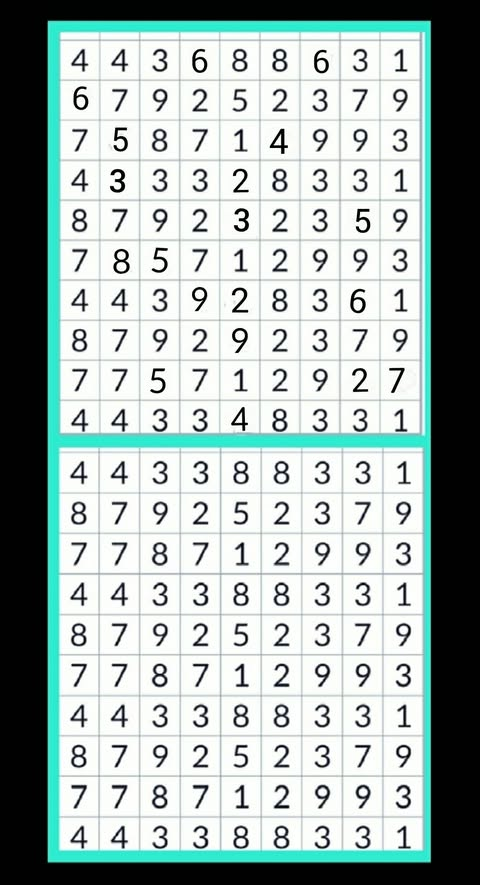
#> input picture spot_the_difference/validation_dataset/puzzle_06.jpg, 480 x 885 px, found by its file name
$ python scratch_ocr.py
#> lines starting #> are read from the running program, lines starting #| are printed output that depends on the picture; after the words box and inside, x2 and y2 are one past the last pixel; in counts of white or black regions, pixels touching at a corner belong together
import cv2
import numpy as np
import pytesseract
import re
from PIL import Image
from pathlib import Path

SCRIPT_DIR = Path(__file__).resolve().parent
img = cv2.imread(str(SCRIPT_DIR / "validation_dataset/puzzle_06.jpg"))
#> img is the input picture: shape (885, 480, 3); mean B, G, R 172.3, 175.1, 161.5

# Slicing
h, w = img.shape[:2]
#> h = 885; w = 480
sep = h // 2
#> sep = 442
img_a, img_b = img[:sep], img[sep:]
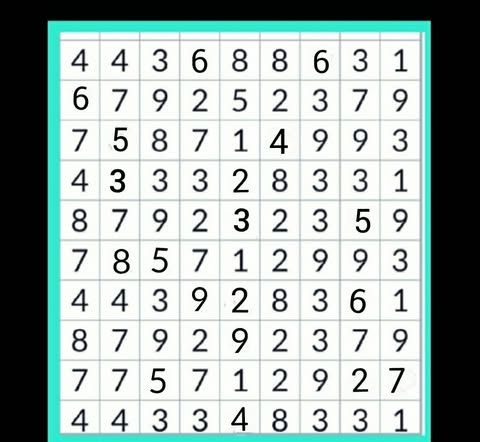
#> img_a: shape (442, 480, 3); mean B, G, R 172, 175.2, 161.4
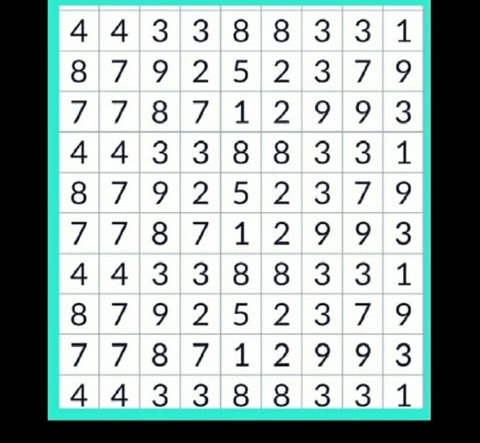
#> img_b: shape (443, 480, 3); mean B, G, R 172.6, 175.1, 161.7

def debug_ocr(img_bgr, name):
#> called with name = 'img_a'
    gray   = cv2.cvtColor(img_bgr, cv2.COLOR_BGR2GRAY)
    gray   = cv2.GaussianBlur(gray, (3, 3), 0)
    binary = cv2.adaptiveThreshold(gray, 255,
                                   cv2.ADAPTIVE_THRESH_GAUSSIAN_C,
                                   cv2.THRESH_BINARY, 15, 8)
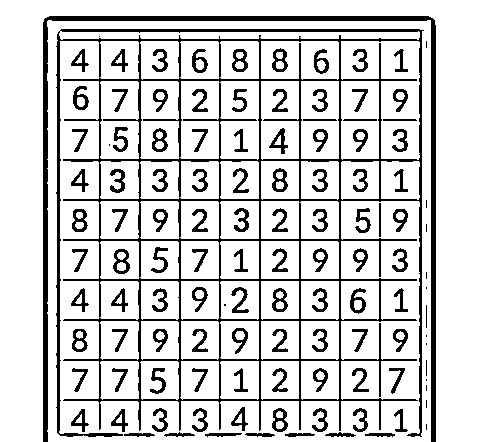
#> binary: shape (442, 480); 82% white; 119 black regions (15 under 20 px)
    if np.mean(binary) < 128:
        binary = cv2.bitwise_not(binary)

    # Let's crop grid content
    PAD = 4
    cnts, _ = cv2.findContours(cv2.bitwise_not(binary),
                                cv2.RETR_EXTERNAL, cv2.CHAIN_APPROX_SIMPLE)
#> cnts = 50 contours, 13 with area under 20; largest, box (x1, y1, x2, y2) and area: (56, 29, 424, 437) 107772, (43, 16, 436, 442) 4862, (272, 408, 288, 432) 264, (72, 209, 88, 232) 264, (72, 329, 88, 352) 263
    if cnts:
        largest = max(cnts, key=cv2.contourArea)
#> largest = contour of 374 points, box (x1, y1, x2, y2) (56, 29, 424, 437), area 107772
        x, y, cw, ch = cv2.boundingRect(largest)
#> x = 56; y = 29; cw = 368; ch = 408
        print(f"[{name}] bounding rect: {x}, {y}, {cw}, {ch} (img w={w}, h={h//2})")
#| [img_a] bounding rect: 56, 29, 368, 408 (img w=480, h=442)
        if cw > w * 0.7 and ch > (h//2) * 0.7:
            x1 = max(0,   x  + PAD)
#> x1 = 60
            y1 = max(0,   y  + PAD)
#> y1 = 33
            x2 = min(w,   x  + cw - PAD)
#> x2 = 420
            y2 = min(h//2,   y  + ch - PAD)
#> y2 = 433
            cropped = binary[y1:y2, x1:x2]
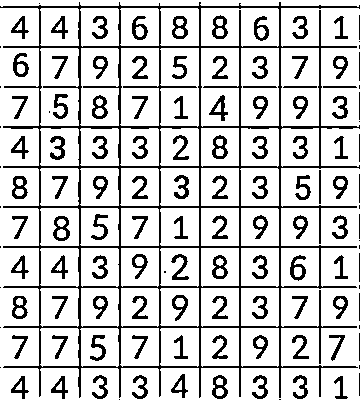
#> cropped: shape (400, 360); 80.6% white; black in thin lines or dots
            print(f"[{name}] Crop: ({x1},{y1}) -> ({x2},{y2})")
#| [img_a] Crop: (60,33) -> (420,433)
        else:
            print(f"[{name}] Bounding rect not large enough")
            cropped = binary[PAD:h//2-PAD, PAD:w-PAD]
    else:
        cropped = binary[PAD:h//2-PAD, PAD:w-PAD]

    cfg  = "--psm 6 -c tessedit_char_whitelist=0123456789"
    text = pytesseract.image_to_string(Image.fromarray(cropped), config=cfg).strip()
    print(f"[{name}] Raw OCR text:\n{text}\n")

print("DEBUG OCR FOR PUZZLE 6:")
debug_ocr(img_a, "img_a")
#> (the call stopped at in debug_ocr, `text = pytesseract.image_to_string(Image.fromarray(cropped), config=cf..`: pytesseract is not available in this run)
debug_ocr(img_b, "img_b")
#> call 2 of debug_ocr, with name = 'img_b'
#> in debug_ocr (call 2), `gray   = cv2.GaussianBlur(gray, (3, 3), 0)`:
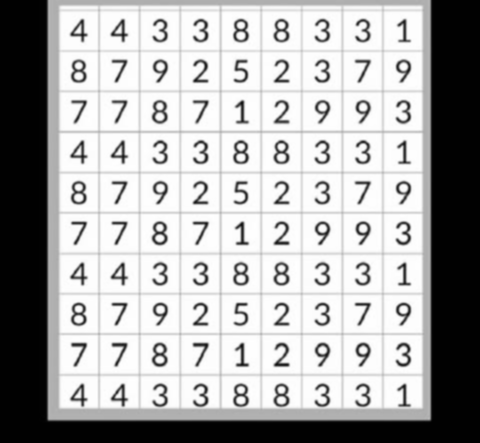
#> gray: shape (443, 480); min 1, max 255, mean 170.9
#> in debug_ocr (call 2), `binary = cv2.adaptiveThreshold(gray, 255, cv2.ADAPTIVE_THRESH_GAUSSIAN..`:
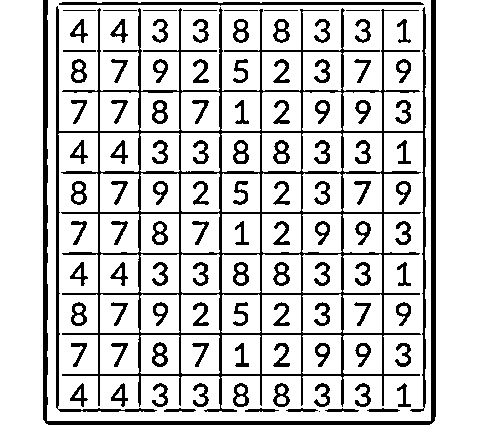
#> binary: shape (443, 480); 81.9% white; 107 black regions (1 under 20 px)
#> in debug_ocr (call 2), `cnts, _ = cv2.findContours(cv2.bitwise_not(binary), cv2.RETR_EXTERNAL,..`: cnts = 56 contours, 8 with area under 20; largest, box (x1, y1, x2, y2) and area: (56, 6, 426, 412) 88246, (43, 0, 436, 425) 4373, (59, 2, 424, 6) 708, (233, 383, 249, 407) 273, (71, 181, 87, 205) 273
#> in debug_ocr (call 2), `largest = max(cnts, key=cv2.contourArea)`: largest = contour of 574 points, box (x1, y1, x2, y2) (56, 6, 426, 412), area 88246
#> in debug_ocr (call 2), `x, y, cw, ch = cv2.boundingRect(largest)`: y = 6; cw = 370; ch = 406
#| [img_b] bounding rect: 56, 6, 370, 406 (img w=480, h=442)
#> in debug_ocr (call 2), `y1 = max(0,   y  + PAD)`: y1 = 10
#> in debug_ocr (call 2), `x2 = min(w,   x  + cw - PAD)`: x2 = 422
#> in debug_ocr (call 2), `y2 = min(h//2,   y  + ch - PAD)`: y2 = 408
#> in debug_ocr (call 2), `cropped = binary[y1:y2, x1:x2]`:
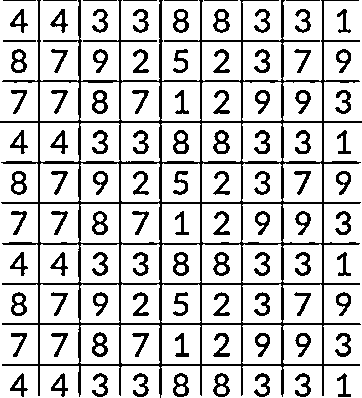
#> cropped: shape (398, 362); 80.2% white; 99 black regions, largest, box (x1, y1, x2, y2) and area: (0, 0, 362, 398) 13658, (92, 332, 108, 357) 210, (92, 90, 108, 114) 205
#| [img_b] Crop: (60,10) -> (422,408)
#> (the call stopped at in debug_ocr, `text = pytesseract.image_to_string(Image.fromarray(cropped), config=cf..`: pytesseract is not available in this run)

$ run again, with spot_the_difference/validation_dataset/puzzle_02.jpg copied over spot_the_difference/validation_dataset/puzzle_06.jpg
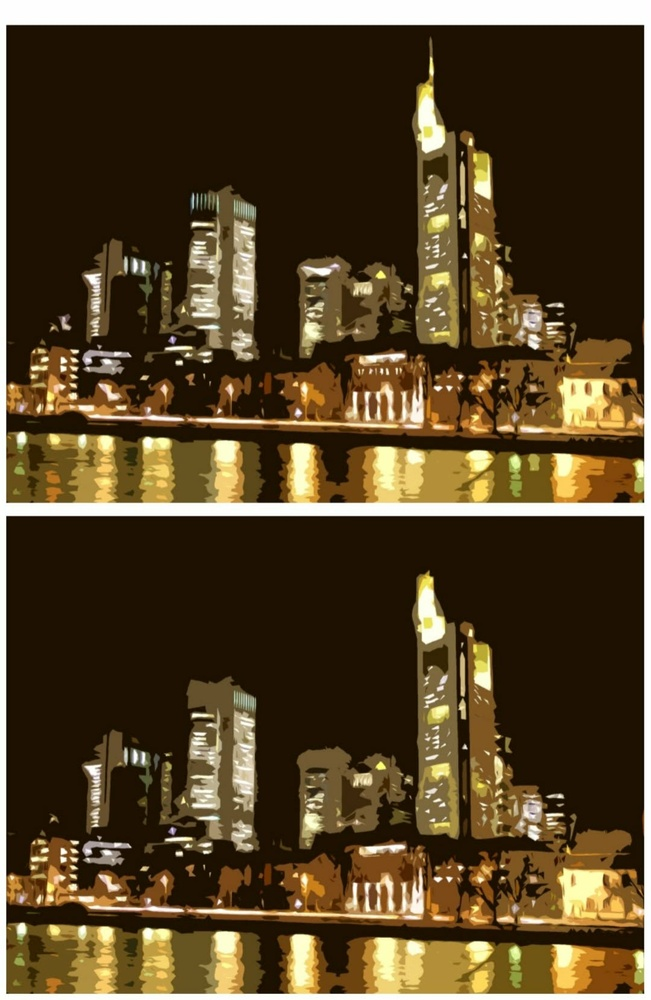
#> input picture spot_the_difference/validation_dataset/puzzle_02.jpg, 651 x 1000 px, shrunk from 1080 x 1659 before the run, found by its file name
#> img is the input picture: shape (1000, 651, 3); mean B, G, R 40, 67.8, 85.3
#> in debug_ocr, `binary = cv2.adaptiveThreshold(gray, 255, cv2.ADAPTIVE_THRESH_GAUSSIAN..`:
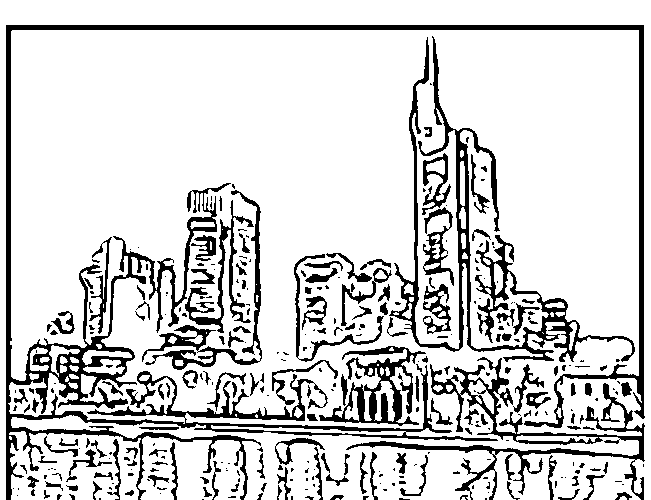
#> binary: shape (500, 651); 83% white; 325 black regions (180 under 20 px)
#> cnts = 321 contours, 221 with area under 20; largest, box (x1, y1, x2, y2) and area: (6, 25, 645, 500) 18434, (389, 36, 635, 362) 7207, (346, 357, 645, 500) 4795, (319, 346, 426, 426) 3146, (142, 190, 262, 370) 1876
#> largest = contour of 2468 points, box (x1, y1, x2, y2) (6, 25, 645, 500), area 18434
#> x = 6; y = 25; cw = 639; ch = 475
#| [img_a] bounding rect: 6, 25, 639, 475 (img w=651, h=500)
#> x1 = 10
#> y1 = 29
#> x2 = 641
#> y2 = 496
#> cropped: shape (467, 631); 83.3% white; 327 black regions (180 under 20 px), largest, box (x1, y1, x2, y2) and area: (379, 7, 625, 333) 7752, (0, 336, 488, 467) 6557, (0, 154, 221, 385) 5616
#| [img_a] Crop: (10,29) -> (641,496)
#> binary: shape (500, 651); 82.2% white; 288 black regions (156 under 20 px)
#> cnts = 267 contours, 190 with area under 20; largest, box (x1, y1, x2, y2) and area: (6, 16, 645, 494) 19632, (389, 68, 635, 353) 16822, (347, 348, 645, 494) 10762, (319, 365, 420, 417) 2239, (141, 180, 262, 361) 2135
#> largest = contour of 3169 points, box (x1, y1, x2, y2) (6, 16, 645, 494), area 19632
#> y = 16; ch = 478
#| [img_b] bounding rect: 6, 16, 639, 478 (img w=651, h=500)
#> y1 = 20
#> y2 = 490
#> in debug_ocr (call 2), `cropped = binary[y1:y2, x1:x2]`:
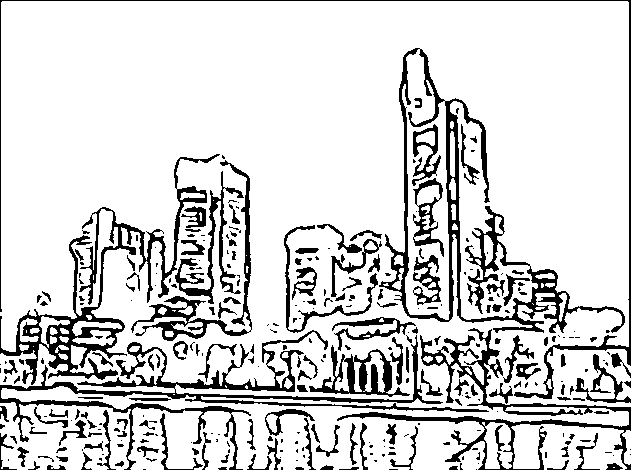
#> cropped: shape (470, 631); 83.8% white; 312 black regions (162 under 20 px), largest, box (x1, y1, x2, y2) and area: (379, 48, 625, 333) 7379, (0, 330, 489, 470) 6790, (0, 154, 220, 385) 5994
#| [img_b] Crop: (10,20) -> (641,490)

$ run again, with spot_the_difference/validation_dataset/puzzle_03.jpg copied over spot_the_difference/validation_dataset/puzzle_06.jpg
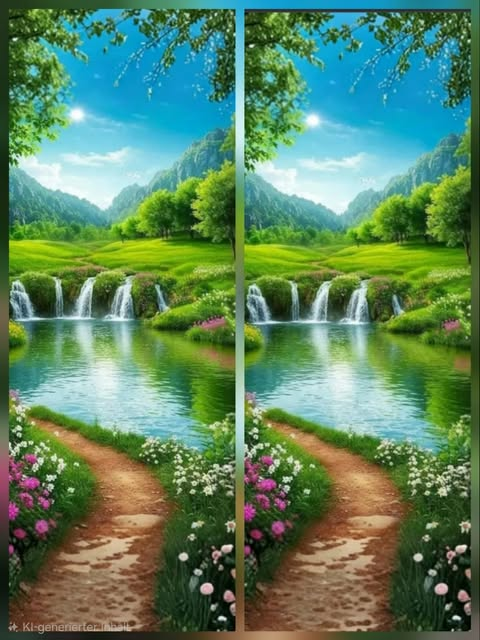
#> input picture spot_the_difference/validation_dataset/puzzle_03.jpg, 480 x 640 px, found by its file name
#> img is the input picture: shape (640, 480, 3); mean B, G, R 96.8, 131.6, 92.6
#> in debug_ocr, `binary = cv2.adaptiveThreshold(gray, 255, cv2.ADAPTIVE_THRESH_GAUSSIAN..`:
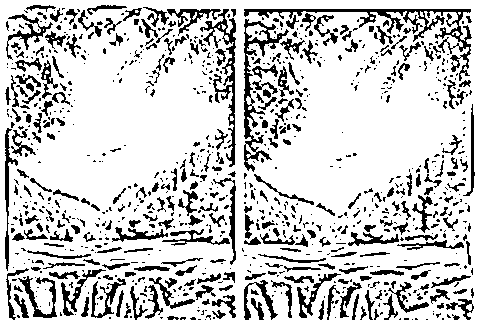
#> binary: shape (320, 480); 79.8% white; 902 black regions (624 under 20 px)
#> cnts = 901 contours, 696 with area under 20; largest, box (x1, y1, x2, y2) and area: (244, 9, 472, 81) 1438, (244, 19, 289, 172) 1388, (200, 9, 236, 167) 885, (18, 276, 57, 318) 354, (5, 128, 18, 271) 344
#> largest = contour of 693 points, box (x1, y1, x2, y2) (244, 9, 472, 81), area 1438
#> x = 244; y = 9; cw = 228; ch = 72
#| [img_a] bounding rect: 244, 9, 228, 72 (img w=480, h=320)
#> cropped: shape (312, 472); 79.3% white; 889 black regions (613 under 20 px), largest, box (x1, y1, x2, y2) and area: (240, 5, 468, 77) 2057, (240, 15, 285, 168) 1353, (196, 5, 232, 163) 1187
#> binary: shape (320, 480); 79.4% white; 1152 black regions (905 under 20 px)
#> cnts = 1149 contours, 1010 with area under 20; largest, box (x1, y1, x2, y2) and area: (175, 149, 239, 312) 2694, (244, 16, 314, 191) 2093, (9, 90, 96, 191) 1875, (366, 122, 471, 183) 1618, (419, 230, 474, 312) 1286
#> largest = contour of 578 points, box (x1, y1, x2, y2) (175, 149, 239, 312), area 2694
#> x = 175; y = 149; cw = 64; ch = 163
#| [img_b] bounding rect: 175, 149, 64, 163 (img w=480, h=320)
#> in debug_ocr (call 2), `cropped = binary[PAD:h//2-PAD, PAD:w-PAD]`:
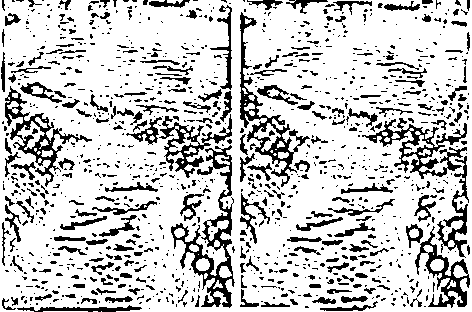
#> cropped: shape (312, 472); 78.9% white; 1122 black regions (880 under 20 px), largest, box (x1, y1, x2, y2) and area: (171, 145, 235, 308) 2402, (240, 12, 310, 187) 1894, (362, 118, 467, 179) 1702

$ run again, with spot_the_difference/validation_dataset/puzzle_04.jpg copied over spot_the_difference/validation_dataset/puzzle_06.jpg
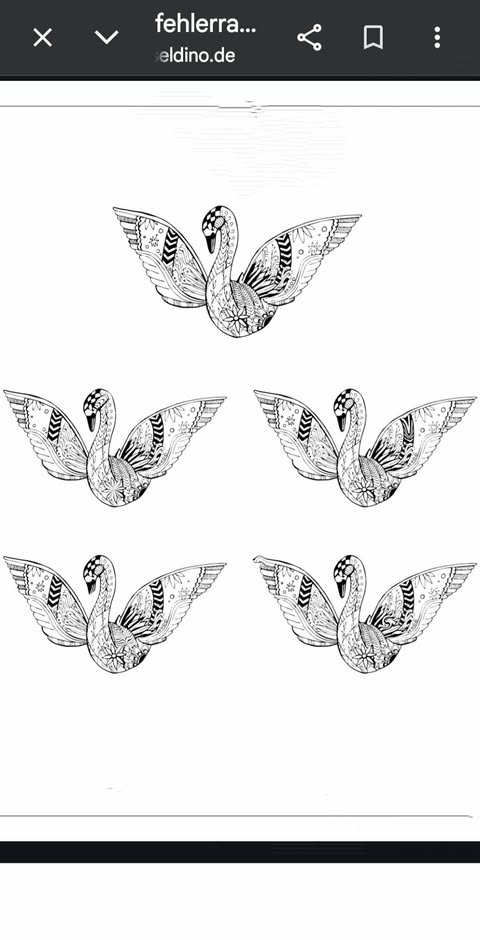
#> input picture spot_the_difference/validation_dataset/puzzle_04.jpg, 480 x 940 px, found by its file name
#> img is the input picture: shape (940, 480, 3); mean B, G, R 221.5, 221.2, 220.8
#> binary: shape (470, 480); 90.1% white; 333 black regions (250 under 20 px)
#> cnts = 285 contours, 238 with area under 20; largest, box (x1, y1, x2, y2) and area: (112, 205, 338, 339) 6807, (151, 8, 259, 37) 2110, (0, 76, 480, 81) 1916, (3, 388, 128, 470) 1454, (253, 388, 373, 470) 1402
#> largest = contour of 1132 points, box (x1, y1, x2, y2) (112, 205, 338, 339), area 6807
#> x = 112; y = 205; cw = 226; ch = 134
#| [img_a] bounding rect: 112, 205, 226, 134 (img w=480, h=470)
#> cropped: shape (462, 472); 90% white; 323 black regions (240 under 20 px), largest, box (x1, y1, x2, y2) and area: (108, 201, 334, 335) 3863, (0, 72, 472, 77) 2360, (0, 384, 121, 462) 1595
#> binary: shape (470, 480); 91.9% white; 267 black regions (199 under 20 px)
#> cnts = 174 contours, 143 with area under 20; largest, box (x1, y1, x2, y2) and area: (3, 85, 151, 204) 6766, (252, 85, 401, 204) 4772, (0, 371, 480, 377) 2008, (0, 388, 480, 393) 1916, (125, 95, 212, 176) 515
#> largest = contour of 435 points, box (x1, y1, x2, y2) (3, 85, 151, 204), area 6766
#> x = 3; y = 85; cw = 148; ch = 119
#| [img_b] bounding rect: 3, 85, 148, 119 (img w=480, h=470)
#> in debug_ocr (call 2), `cropped = binary[PAD:h//2-PAD, PAD:w-PAD]`:
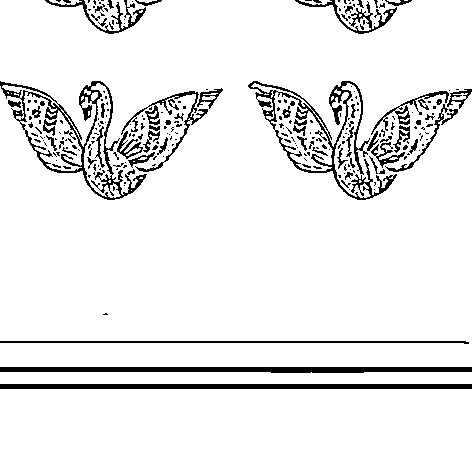
#> cropped: shape (462, 472); 91.9% white; 259 black regions (195 under 20 px), largest, box (x1, y1, x2, y2) and area: (0, 367, 472, 373) 2452, (248, 81, 397, 200) 2428, (0, 81, 147, 200) 2394
